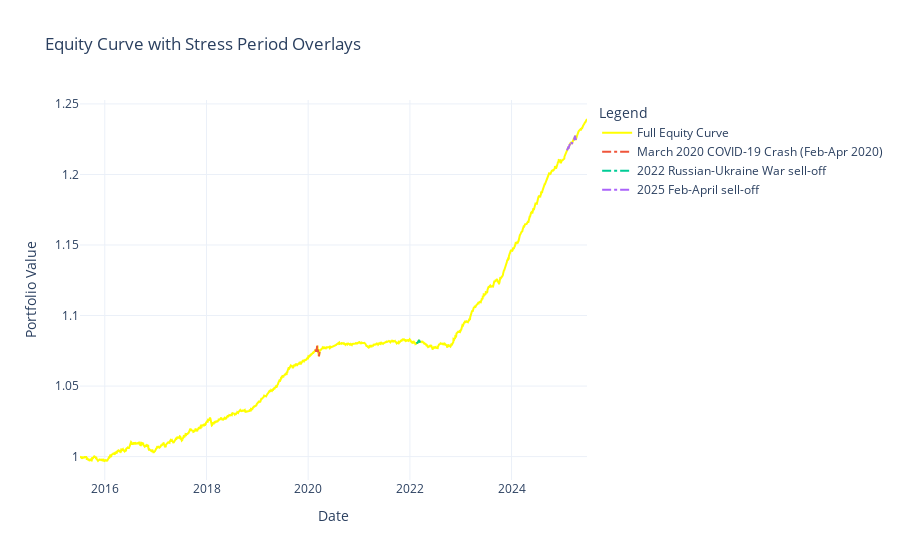

This figure's notebook cell:
### Markdown cell above
Plots

### Code cell
plot_equity_curve_with_stress(portfolio_returns, STRESS_EVENTS)
